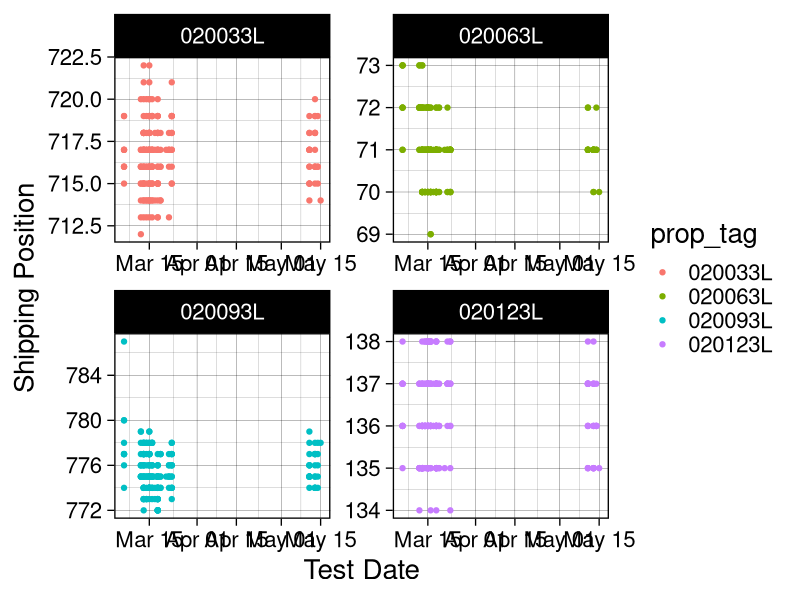
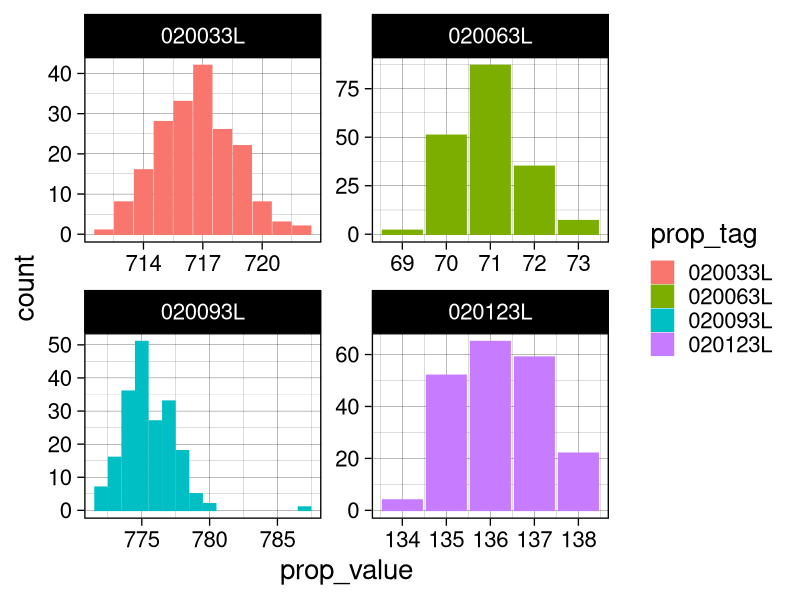

These figures' R source, in order:
library(ggplot2)
library(scales)

raw <- read.csv("model3_seat.csv")
raw <- raw[raw$prop_value>60, ]
raw <- raw[!(raw$prop_tag=="020123L"&raw$prop_value<100), ]
raw$date_time <- as.Date(raw$date_time)

ggplot(raw, aes(x = date_time, y = prop_value)) +
  facet_wrap(. ~ prop_tag , ncol = 2, scales = "free") +
  theme_linedraw(base_size = 20) +
  geom_point(aes(color = prop_tag)) +
  labs(x="Test Date", y = "Shipping Position")


ggplot(raw, aes(x = prop_value, color = prop_tag, fill = prop_tag)) +
  facet_wrap(. ~ prop_tag , ncol = 2, scales = "free") +
  theme_linedraw(base_size = 20) +
  geom_bar()
